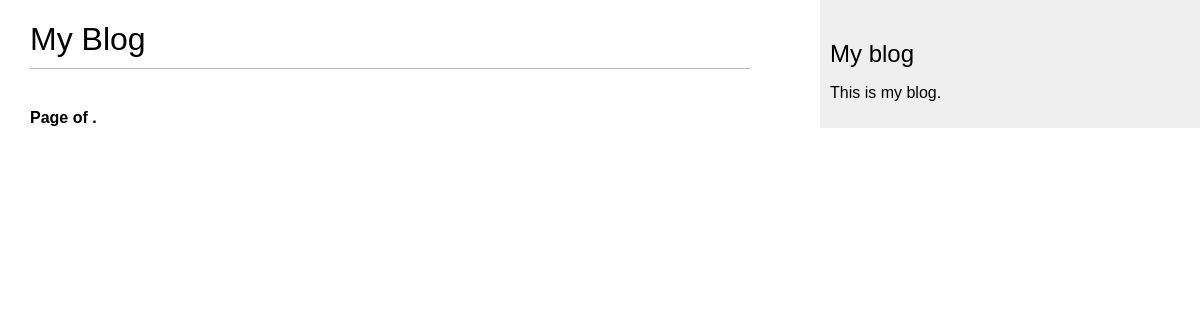
The page /blog/ on the database as committed earlier.
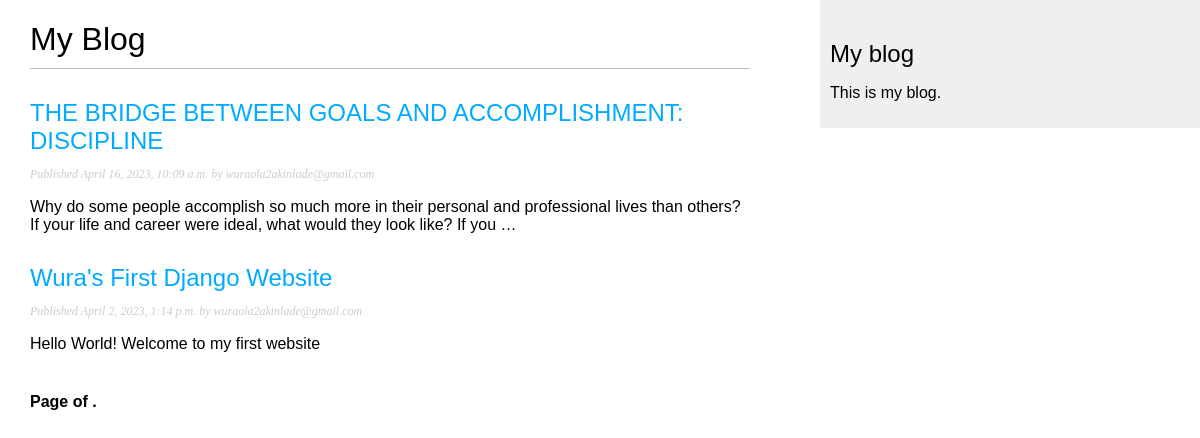
The same page on the database as committed later.
### blog/models.py (models this page shows, shortened)
class Post (models.Model):
    STATUS_CHOICES = (
        ('draft', 'Draft'),
        ('published', 'Published'),
    )
    title = models.CharField(max_length=250)
    slug = models.SlugField(max_length=250, unique_for_date='publish')
    author = models.ForeignKey(User,
                              on_delete=models.CASCADE,
                              related_name='blog_posts')
    body = models.TextField()
    publish = models.DateTimeField(default=timezone.now)
    created = models.DateTimeField(auto_now_add=True)
    updated = models.DateTimeField(auto_now=True)
    status = models.CharField(max_length=10,
                              choices=STATUS_CHOICES,
                              default='draft')
    objects = models.Manager() #The default manager.
    published = PublishedManager() # Our custom manager.
    class Meta:
        ordering = ('-publish',)
    def get_absolute_url(self):
        return reverse('blog:post_detail',
                       args=[self.publish.year,
                             self.publish.month,
                             self.publish.day,
                             self.slug])

### blog/views.py (the view)
class PostListView(ListView):
    queryset = Post.published.all()
    context_object_name = 'posts'
    paginate_by = 3
    template_name = 'blog/post/list.html'

### blog/templates/blog/post/list.html (shortened to what this page needs)
{% extends "blog/base.html" %}
{% block content %}
  <h1>My Blog</h1>
  {% for post in posts %}
    <h2>
      <a href=" {{ post.get_absolute_url }}"> {{ post.title }}
      </a>
    </h2>
    <p class="date">
      Published {{ post.publish }} by {{ post.author }}
    </p>
    {{ post.body|truncatewords:30|linebreaks }}
  {% endfor %}
  {% include "pagination.html" with page=posts %}
{% endblock %}

Rows that differ between the two databases and show on the page:
added Post: title "THE BRIDGE BETWEEN GOALS AND ACCOMPLISHMENT: DISCIPLINE", publish "April 16, 2023, 10:09 a.m.", author "wuraola2akinlade@gmail.com", body "Why do some people accomplish so much more in their personal and professional lives than others? If your life and career were ideal, what would they look like? If you …"
now on this page (row edited): Post: title "Wura's First Django Website", publish "April 2, 2023, 1:14 p.m.", author "wuraola2akinlade@gmail.com", body "Hello World! Welcome to my first website"
